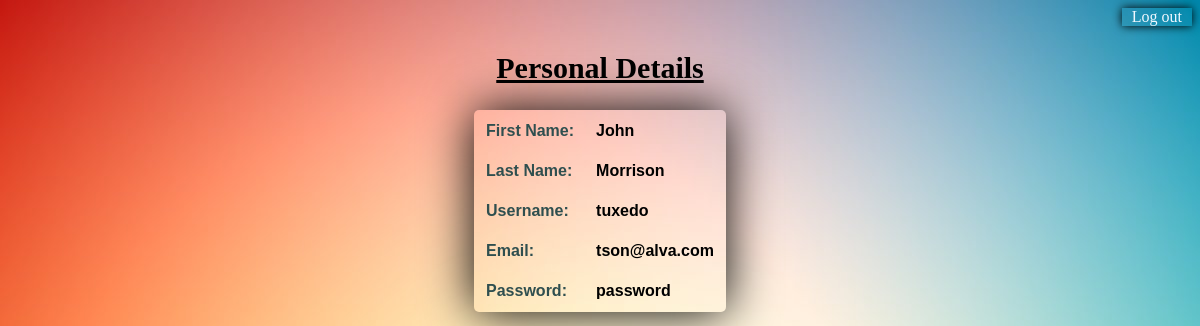
/PersonalInfo.php (signed in), run on the app's committed database.
### tables this page shows
CREATE TABLE `user` (
  `username` varchar(20) NOT NULL,
  `first_name` varchar(20) NOT NULL,
  `last_name` varchar(20) NOT NULL,
  `email` varchar(20) NOT NULL,
  `password` varchar(20) NOT NULL,
  `confirm_password` varchar(20) NOT NULL,
  `image` blob NOT NULL
);

### PersonalInfo.php (the view, shortened to what this page needs)
<!DOCTYPE html>
<html>
    <head>
    </head>
    <body>
        <div id="l"><a id="a1" href="logout.php">Log out</a></div><br>
        <h2>Personal Details</h2>
        <?php
            include('config.php');
            $na=$_SESSION['uname'];
            $sql4="SELECT *FROM user where username='$na'";
            $res=mysqli_query($con,$sql4);
            $row=mysqli_fetch_assoc($res);
            if($row!=null){
                $un=$row['username'];
                $fn=$row['first_name'];
                $ln=$row['last_name'];
                $em=$row['email'];
                $pw=$row['password'];
                echo "<center><table><tr><td id='t1'>First Name:</td><td id='t2'>$fn</td></tr>
                             <tr><td id='t1'>Last Name:</td><td id='t2'>$ln</td></tr>
                             <tr><td id='t1'>Username:</td><td id='t2'>$un</td></tr>
                             <tr><td id='t1'>Email:</td><td id='t2'>$em</td></tr>
                             <tr><td id='t1'>Password:</td><td id='t2'>$pw</td></tr>
                    </table></center>";
            }
        ?>
    </body>
</html>

### PersonalInfo.php (style rules this page uses)
body { background-image: url("PI.jpg"); background-repeat:repeat; }
#l { float: right; padding-left: 10px; padding-right: 10px; box-shadow: 0px 0px 10px black; }
a { text-decoration: none; color: aliceblue; }
h2 { text-align: center; text-decoration:underline; font-family: cursive; font-size: 30px; }
#t1 { color:darkslategray; font-weight: bolder; font-family: sans-serif; padding:10px; }
#t2 { color:black; font-weight: bolder; font-family:sans-serif; padding: 10px; }
table { box-shadow: 0 0 50px black; border-radius: 5px; }

### data on the page
user: first_name "John", last_name "Morrison", username "tuxedo", email "tson@alva.com", password "password"
